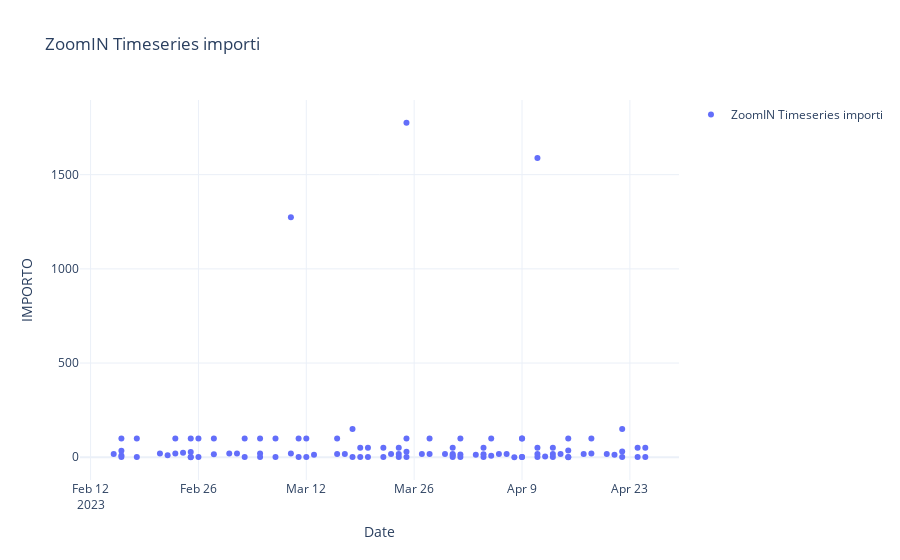

The cell this chart's notebook holds for it:
### Markdown cell above
### Assenza di eventi, ovvero vi sono dei "salti" nella linea temporale.

### Code cell
plot_in_timerange(original_df,DATA_COLUMN_NAME,"IMPORTO","ZoomIN Timeseries importi", mode='markers')
